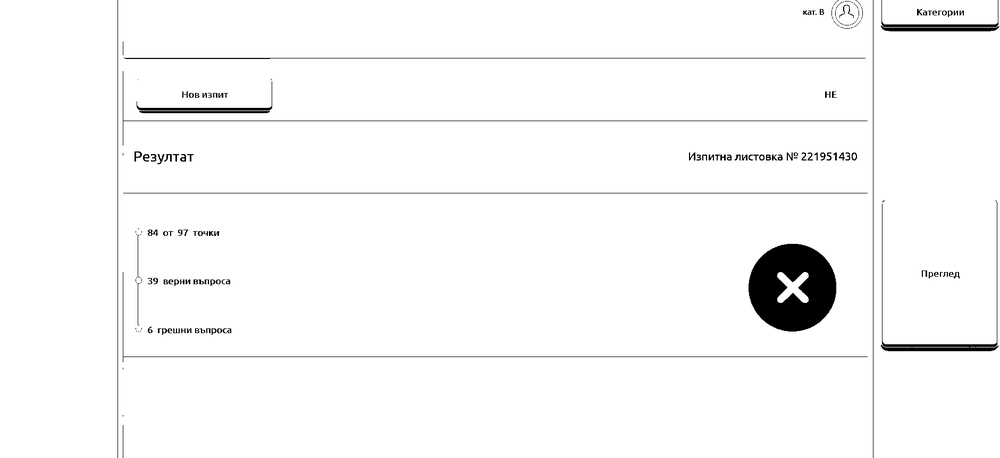
#> input picture temp_processed.png, 1000 x 458 px, shrunk from 1881 x 862 before the run
$ python main.py
#> lines starting #> are read from the running program, lines starting #| are printed output that depends on the picture; after the words box and inside, x2 and y2 are one past the last pixel; in counts of white or black regions, pixels touching at a corner belong together
#> the answer given: ../temp_processed.png
#> the answer given: y
import pytesseract
from PIL import Image
import cv2
import numpy as np
import os

def extract_text_from_image(image_path, preprocess=False):
    """
    Extract text from an image using OCR.

    Parameters:
    - image_path: Path to the image file
    - preprocess: Whether to apply preprocessing for better OCR results

    Returns:
    - Extracted text as a string
    """
#> called with image_path = '../temp_processed.png', preprocess = True
    try:
        # Load the image
        image = cv2.imread(image_path)
#> image is the input picture: shape (458, 1000, 3); min 0, max 255, mean 248.1

        # Convert to grayscale
        gray = cv2.cvtColor(image, cv2.COLOR_BGR2GRAY)

        if preprocess:
            # Apply thresholding to get a binary image
            gray = cv2.threshold(gray, 0, 255, cv2.THRESH_BINARY | cv2.THRESH_OTSU)[1]
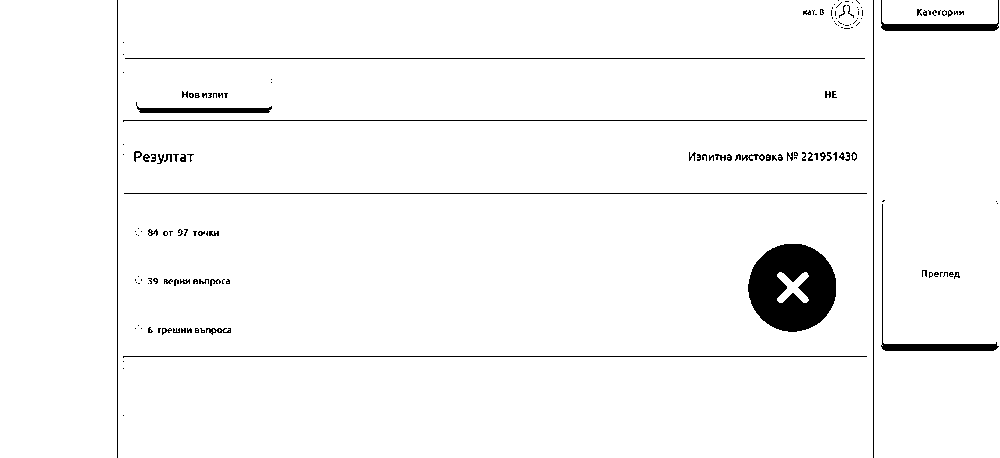
#> gray: shape (458, 1000); 96.9% white; 158 black regions (104 under 20 px), largest, box (x1, y1, x2, y2) and area: (748, 244, 836, 332) 5572, (881, 204, 999, 351) 944, (881, 0, 999, 31) 859

            # Alternatively, you can use adaptive thresholding
            # gray = cv2.adaptiveThreshold(gray, 255, cv2.ADAPTIVE_THRESH_GAUSSIAN_C,
            #                             cv2.THRESH_BINARY, 11, 2)

            # Apply some morphological operations to remove noise
            kernel = np.ones((1, 1), np.uint8)
            gray = cv2.dilate(gray, kernel, iterations=1)
            gray = cv2.erode(gray, kernel, iterations=1)

        # Save the processed image temporarily (for debugging)
        temp_filename = "temp_processed.png"
        cv2.imwrite(temp_filename, gray)

        # Use pytesseract to extract text
        text = pytesseract.image_to_string(Image.open(temp_filename))

        # Clean up temporary file
        os.remove(temp_filename)

        return text.strip()

    except Exception as e:
        print(f"Error processing image: {e}")
        return ""

if __name__ == "__main__":
    # Set the path to Tesseract executable (if not in PATH)
    # pytesseract.pytesseract.tesseract_cmd = r'C:\Program Files\Tesseract-OCR\tesseract.exe'

    # Get image path from user
    image_path = input("Enter the path to the image file: ").strip('"')

    if not os.path.isfile(image_path):
        print("Error: File not found.")
    else:
        # Ask if preprocessing should be applied
        preprocess = input("Apply preprocessing for better results? (y/n): ").lower() == 'y'

        # Extract text
        extracted_text = extract_text_from_image(image_path, preprocess)
#> extracted_text = ''

        # Print results
        print("\nExtracted Text:")
        print("=" * 50)
        print(extracted_text)
        print("=" * 50)

        # Option to save to file
        save_to_file = input("\nSave extracted text to a file? (y/n): ").lower() == 'y'
#> the answer given: out.png
        if save_to_file:
            output_path = os.path.splitext(image_path)[0] + "_extracted.txt"
            with open(output_path, 'w', encoding='utf-8') as f:
                f.write(extracted_text)
            print(f"Text saved to: {output_path}")
